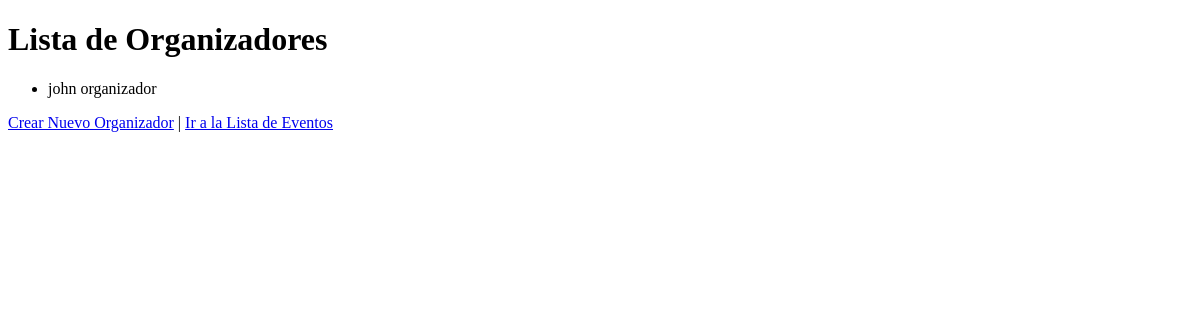
/eventos/organizadores/ (signed in), run on an earlier commit of the app's database.
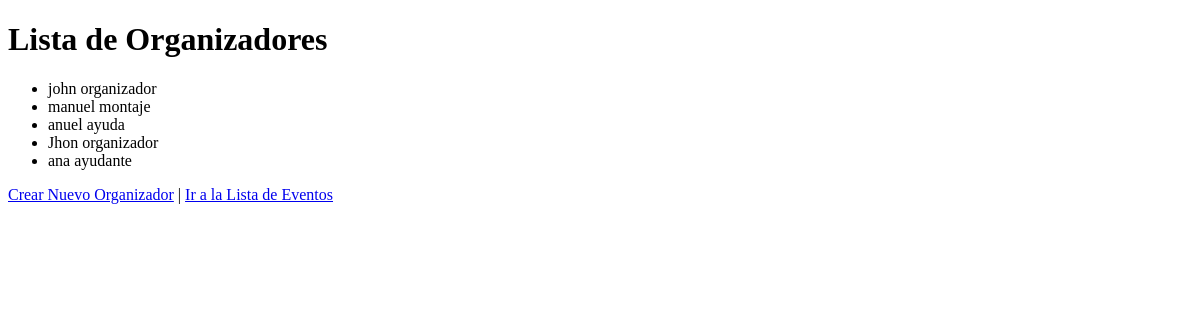
And on a later commit of the database.
### eventos/models.py (models this page shows, shortened)
class Organizador(models.Model):
    nombre = models.CharField(max_length=100, unique=True)

### eventos/views.py (the view)
# urls.py: path('organizadores/', OrganizadorListView.as_view(), name='organizador_list'),
@method_decorator(login_required, name='dispatch')
class OrganizadorListView(ListView):
    model = Organizador
    template_name = 'eventos/lista_organizadores.html'
    context_object_name = 'organizadores'

### eventos/templates/eventos/organizador_list.html (shortened to what this page needs)
<!DOCTYPE html>
<html lang="es">
<head>
</head>
<body>
    <h1>Lista de Organizadores</h1>
    <ul>
        {% for organizador in organizadores %}
            <li>{{ organizador.nombre }}</li>
        {% empty %}
            <li>No hay organizadores disponibles.</li>
        {% endfor %}
    </ul>
    <a href="{% url 'organizador_create' %}">Crear Nuevo Organizador</a> |
    <a href="{% url 'lista_eventos' %}">Ir a la Lista de Eventos</a>
</body>
</html>

What changed in the data, as far as the page shows it:
added Organizador: nombre "manuel montaje"
added Organizador: nombre "anuel ayuda"
added Organizador: nombre "Jhon organizador"
added Organizador: nombre "ana ayudante"
